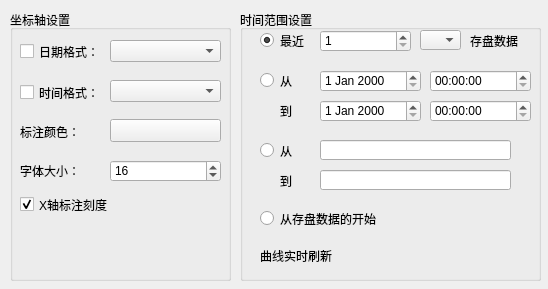
<?xml version="1.0" encoding="UTF-8"?>
<ui version="4.0">
 <class>QTrendaTime</class>
 <widget class="QWidget" name="QTrendaTime">
  <property name="geometry">
   <rect>
    <x>0</x>
    <y>0</y>
    <width>548</width>
    <height>289</height>
   </rect>
  </property>
  <property name="windowTitle">
   <string>Form</string>
  </property>
  <widget class="QGroupBox" name="groupBox_XaxisSet">
   <property name="geometry">
    <rect>
     <x>10</x>
     <y>10</y>
     <width>221</width>
     <height>271</height>
    </rect>
   </property>
   <property name="title">
    <string>坐标轴设置</string>
   </property>
   <widget class="QLabel" name="label_4">
    <property name="geometry">
     <rect>
      <x>10</x>
      <y>111</y>
      <width>81</width>
      <height>21</height>
     </rect>
    </property>
    <property name="text">
     <string>标注颜色：</string>
    </property>
   </widget>
   <widget class="QLabel" name="label_6">
    <property name="geometry">
     <rect>
      <x>10</x>
      <y>150</y>
      <width>81</width>
      <height>21</height>
     </rect>
    </property>
    <property name="text">
     <string>字体大小：</string>
    </property>
   </widget>
   <widget class="QCheckBox" name="checkBox_hideMarked">
    <property name="geometry">
     <rect>
      <x>10</x>
      <y>184</y>
      <width>201</width>
      <height>21</height>
     </rect>
    </property>
    <property name="text">
     <string>X轴标注刻度</string>
    </property>
    <property name="checked">
     <bool>true</bool>
    </property>
   </widget>
   <widget class="QSpinBox" name="spinBox_fontSize">
    <property name="geometry">
     <rect>
      <x>100</x>
      <y>150</y>
      <width>111</width>
      <height>22</height>
     </rect>
    </property>
    <property name="minimum">
     <number>8</number>
    </property>
    <property name="maximum">
     <number>24</number>
    </property>
    <property name="value">
     <number>16</number>
    </property>
   </widget>
   <widget class="QComboBox" name="comboBox_timeFormat">
    <property name="geometry">
     <rect>
      <x>100</x>
      <y>70</y>
      <width>111</width>
      <height>22</height>
     </rect>
    </property>
   </widget>
   <widget class="QPushButton" name="pushButton_color">
    <property name="geometry">
     <rect>
      <x>100</x>
      <y>109</y>
      <width>111</width>
      <height>23</height>
     </rect>
    </property>
    <property name="text">
     <string/>
    </property>
   </widget>
   <widget class="QComboBox" name="comboBox_dateFormat">
    <property name="geometry">
     <rect>
      <x>100</x>
      <y>30</y>
      <width>111</width>
      <height>22</height>
     </rect>
    </property>
   </widget>
   <widget class="QCheckBox" name="checkBox_dateFormat">
    <property name="geometry">
     <rect>
      <x>10</x>
      <y>31</y>
      <width>88</width>
      <height>21</height>
     </rect>
    </property>
    <property name="text">
     <string>日期格式：</string>
    </property>
   </widget>
   <widget class="QCheckBox" name="checkBox_timeFormat">
    <property name="geometry">
     <rect>
      <x>10</x>
      <y>72</y>
      <width>88</width>
      <height>21</height>
     </rect>
    </property>
    <property name="text">
     <string>时间格式：</string>
    </property>
   </widget>
  </widget>
  <widget class="QGroupBox" name="groupBox_beginPoint">
   <property name="geometry">
    <rect>
     <x>240</x>
     <y>10</y>
     <width>301</width>
     <height>271</height>
    </rect>
   </property>
   <property name="title">
    <string>时间范围设置</string>
   </property>
   <widget class="QRadioButton" name="radioButton_diskBegin">
    <property name="geometry">
     <rect>
      <x>20</x>
      <y>198</y>
      <width>271</width>
      <height>21</height>
     </rect>
    </property>
    <property name="inputMethodHints">
     <set>Qt::ImhNone</set>
    </property>
    <property name="text">
     <string>从存盘数据的开始</string>
    </property>
    <property name="checked">
     <bool>false</bool>
    </property>
   </widget>
   <widget class="QLabel" name="label">
    <property name="geometry">
     <rect>
      <x>230</x>
      <y>20</y>
      <width>61</width>
      <height>21</height>
     </rect>
    </property>
    <property name="text">
     <string>存盘数据</string>
    </property>
   </widget>
   <widget class="QComboBox" name="comboBox_near">
    <property name="geometry">
     <rect>
      <x>180</x>
      <y>20</y>
      <width>41</width>
      <height>20</height>
     </rect>
    </property>
   </widget>
   <widget class="QRadioButton" name="radioButton_near">
    <property name="geometry">
     <rect>
      <x>20</x>
      <y>20</y>
      <width>57</width>
      <height>21</height>
     </rect>
    </property>
    <property name="text">
     <string>最近</string>
    </property>
    <property name="checked">
     <bool>true</bool>
    </property>
   </widget>
   <widget class="QTimeEdit" name="timeEdit">
    <property name="geometry">
     <rect>
      <x>190</x>
      <y>60</y>
      <width>101</width>
      <height>22</height>
     </rect>
    </property>
   </widget>
   <widget class="QDateEdit" name="dateEdit_2">
    <property name="geometry">
     <rect>
      <x>80</x>
      <y>90</y>
      <width>101</width>
      <height>22</height>
     </rect>
    </property>
   </widget>
   <widget class="QRadioButton" name="radioButton">
    <property name="geometry">
     <rect>
      <x>20</x>
      <y>60</y>
      <width>51</width>
      <height>21</height>
     </rect>
    </property>
    <property name="text">
     <string>从</string>
    </property>
   </widget>
   <widget class="QTimeEdit" name="timeEdit_2">
    <property name="geometry">
     <rect>
      <x>190</x>
      <y>90</y>
      <width>101</width>
      <height>22</height>
     </rect>
    </property>
   </widget>
   <widget class="QDateEdit" name="dateEdit">
    <property name="geometry">
     <rect>
      <x>80</x>
      <y>60</y>
      <width>101</width>
      <height>22</height>
     </rect>
    </property>
   </widget>
   <widget class="QLabel" name="label_2">
    <property name="geometry">
     <rect>
      <x>40</x>
      <y>90</y>
      <width>31</width>
      <height>21</height>
     </rect>
    </property>
    <property name="text">
     <string>到</string>
    </property>
   </widget>
   <widget class="QSpinBox" name="spin_near">
    <property name="geometry">
     <rect>
      <x>80</x>
      <y>20</y>
      <width>91</width>
      <height>22</height>
     </rect>
    </property>
    <property name="minimum">
     <number>1</number>
    </property>
    <property name="maximum">
     <number>60</number>
    </property>
    <property name="value">
     <number>1</number>
    </property>
   </widget>
   <widget class="QLabel" name="label_tips">
    <property name="geometry">
     <rect>
      <x>20</x>
      <y>230</y>
      <width>271</width>
      <height>31</height>
     </rect>
    </property>
    <property name="text">
     <string>曲线实时刷新</string>
    </property>
   </widget>
   <widget class="QRadioButton" name="radioButton_from">
    <property name="geometry">
     <rect>
      <x>20</x>
      <y>130</y>
      <width>51</width>
      <height>21</height>
     </rect>
    </property>
    <property name="text">
     <string>从</string>
    </property>
   </widget>
   <widget class="QLabel" name="label_7">
    <property name="geometry">
     <rect>
      <x>40</x>
      <y>160</y>
      <width>31</width>
      <height>21</height>
     </rect>
    </property>
    <property name="text">
     <string>到</string>
    </property>
   </widget>
   <widget class="QLineEdit" name="lineEdit_from">
    <property name="geometry">
     <rect>
      <x>80</x>
      <y>130</y>
      <width>191</width>
      <height>20</height>
     </rect>
    </property>
   </widget>
   <widget class="QPushButton" name="pushButton_from">
    <property name="geometry">
     <rect>
      <x>270</x>
      <y>130</y>
      <width>21</width>
      <height>21</height>
     </rect>
    </property>
    <property name="text">
     <string/>
    </property>
    <property name="icon">
     <iconset resource="../../resourse.qrc">
      <normaloff>:/addressintput/images/address.bmp</normaloff>:/addressintput/images/address.bmp</iconset>
    </property>
    <property name="flat">
     <bool>true</bool>
    </property>
   </widget>
   <widget class="QLineEdit" name="lineEdit_to">
    <property name="geometry">
     <rect>
      <x>80</x>
      <y>160</y>
      <width>191</width>
      <height>20</height>
     </rect>
    </property>
   </widget>
   <widget class="QPushButton" name="pushButton_to">
    <property name="geometry">
     <rect>
      <x>270</x>
      <y>160</y>
      <width>21</width>
      <height>21</height>
     </rect>
    </property>
    <property name="text">
     <string/>
    </property>
    <property name="icon">
     <iconset resource="../../resourse.qrc">
      <normaloff>:/addressintput/images/address.bmp</normaloff>:/addressintput/images/address.bmp</iconset>
    </property>
    <property name="flat">
     <bool>true</bool>
    </property>
   </widget>
  </widget>
 </widget>
 <resources>
  <include location="../../resourse.qrc"/>
 </resources>
 <connections/>
</ui>
